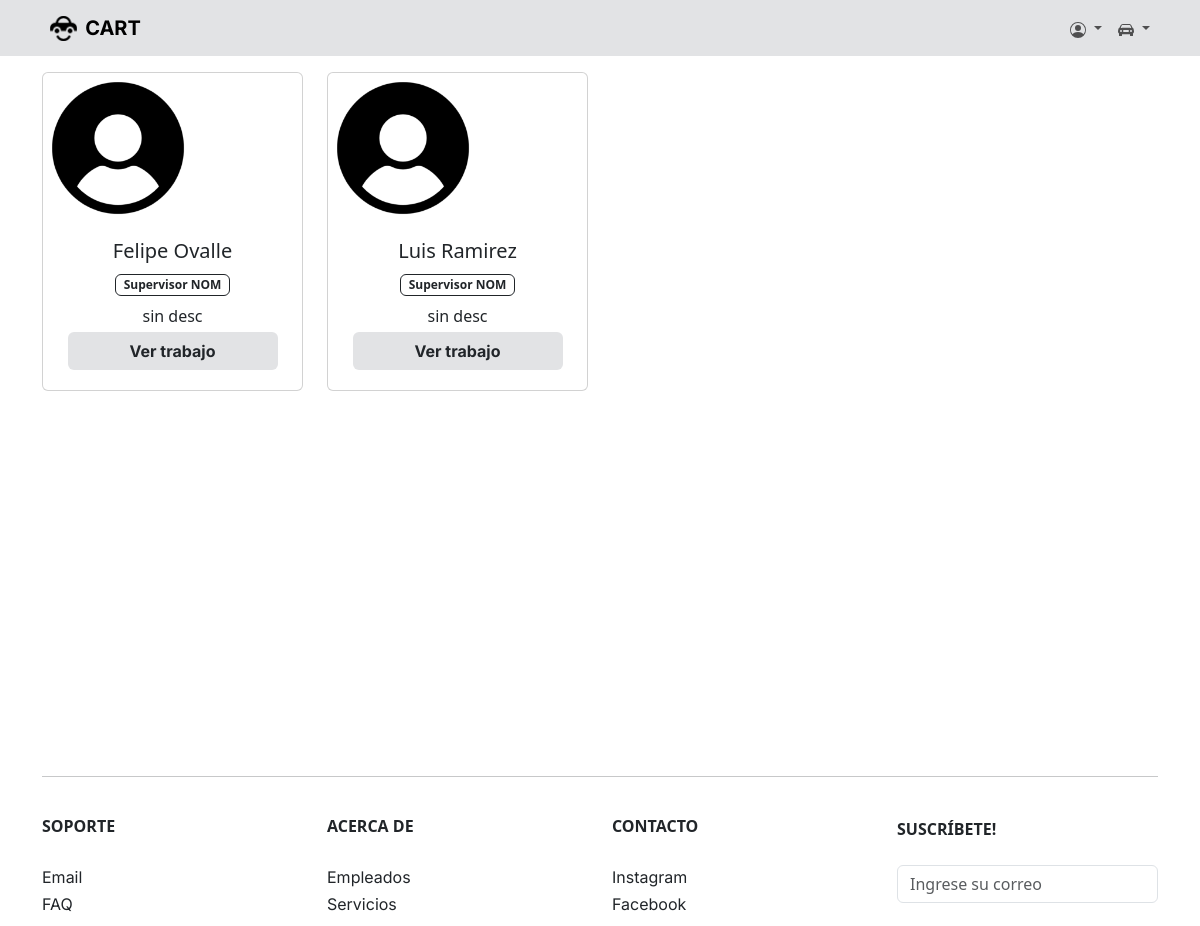
/empleados/, run on the app's committed database.
### core/models.py (models this page shows, shortened)
class Empleado(models.Model):
    OPCIONES = [
        ('---', '---'),
        ('general', 'general'),
        ('electrico', 'electrico'),
        ('motriz', 'motriz'),
        ('frenos', 'frenos'),
    ]
    OPCION_DEFAULT = '---'
    rut = models.CharField(max_length=15)
    nombre = models.CharField(max_length=50)
    apellido = models.CharField(max_length=50)
    fecha_ingreso = models.DateTimeField(auto_now_add = True)
    tipo = models.ForeignKey(TipoEmpleado, on_delete = models.CASCADE)
    tipo_mecanico = models.CharField(max_length=20, choices=OPCIONES, default=OPCION_DEFAULT)
    descripcion = models.TextField(max_length=550)
    imagen = CloudinaryField('imagen')

class TipoEmpleado(models.Model):
    descripcion = models.CharField(max_length=40)
    def __str__(self):
        return self.descripcion

### core/views.py (the view)
# urls.py: path('empleados/', empleados, name="empleados"),
def empleados(request):
    empleados = Empleado.objects.all() # SELECT * FROM empleado
    aux = {
        'lista' : empleados
    }
    return render(request, 'core/empleados/index.html', aux)

### core/templates/core/empleados/index.html (shortened to what this page needs)
{% extends 'core/base.html' %}
{% load static %}
{% block content %}
<br>
<br>
<div class="container mt-4">
    <div class="row text-center">
        {% for aux in lista %}
        <div class="col-md-3">
            <div class="card mb-2 h-100">
                {% if aux.imagen %}
                <img src="{{ aux.imagen.url }}" class="card-img-top" alt="...">
                {% else %}
                <img src="{% static 'core/img/no_user.png' %}" alt="" style="height: 150px; width: 150px;">
                {% endif %}
                <div class="card-body d-flex flex-column justify-content-between">
                    <div>
                        <h5 class="card-title">{{ aux.nombre }} {{ aux.apellido }}</h5>
                        <h6 class="badge border border-dark text-dark">{{aux.tipo}} {{ aux.tipo_mecanico }}</h6>
                        <p class="card-text">{{ aux.descripcion }}</p>
                    </div>
                    <div class="justify-content-center">
                        <a href="../servicios/tipo/{{aux.tipo_mecanico }}" class="btn bg-secondary-subtle align-self-center mx-2" style="width: 210px;"> Ver trabajo </a>
                    </div>
                </div>
            </div>
        </div>
        {% endfor %}
    </div>
</div>
{% endblock %}

### static/core/css/style.css (style rules this page uses)
a { font-weight: bold !important; font-family: 'Inter', sans-serif !important; }

### data on the page
Empleado: nombre "Felipe", apellido "Ovalle", tipo "Supervisor", tipo_mecanico "NOM", descripcion "sin desc"
Empleado: nombre "Luis", apellido "Ramirez", tipo "Supervisor", tipo_mecanico "NOM", descripcion "sin desc"
